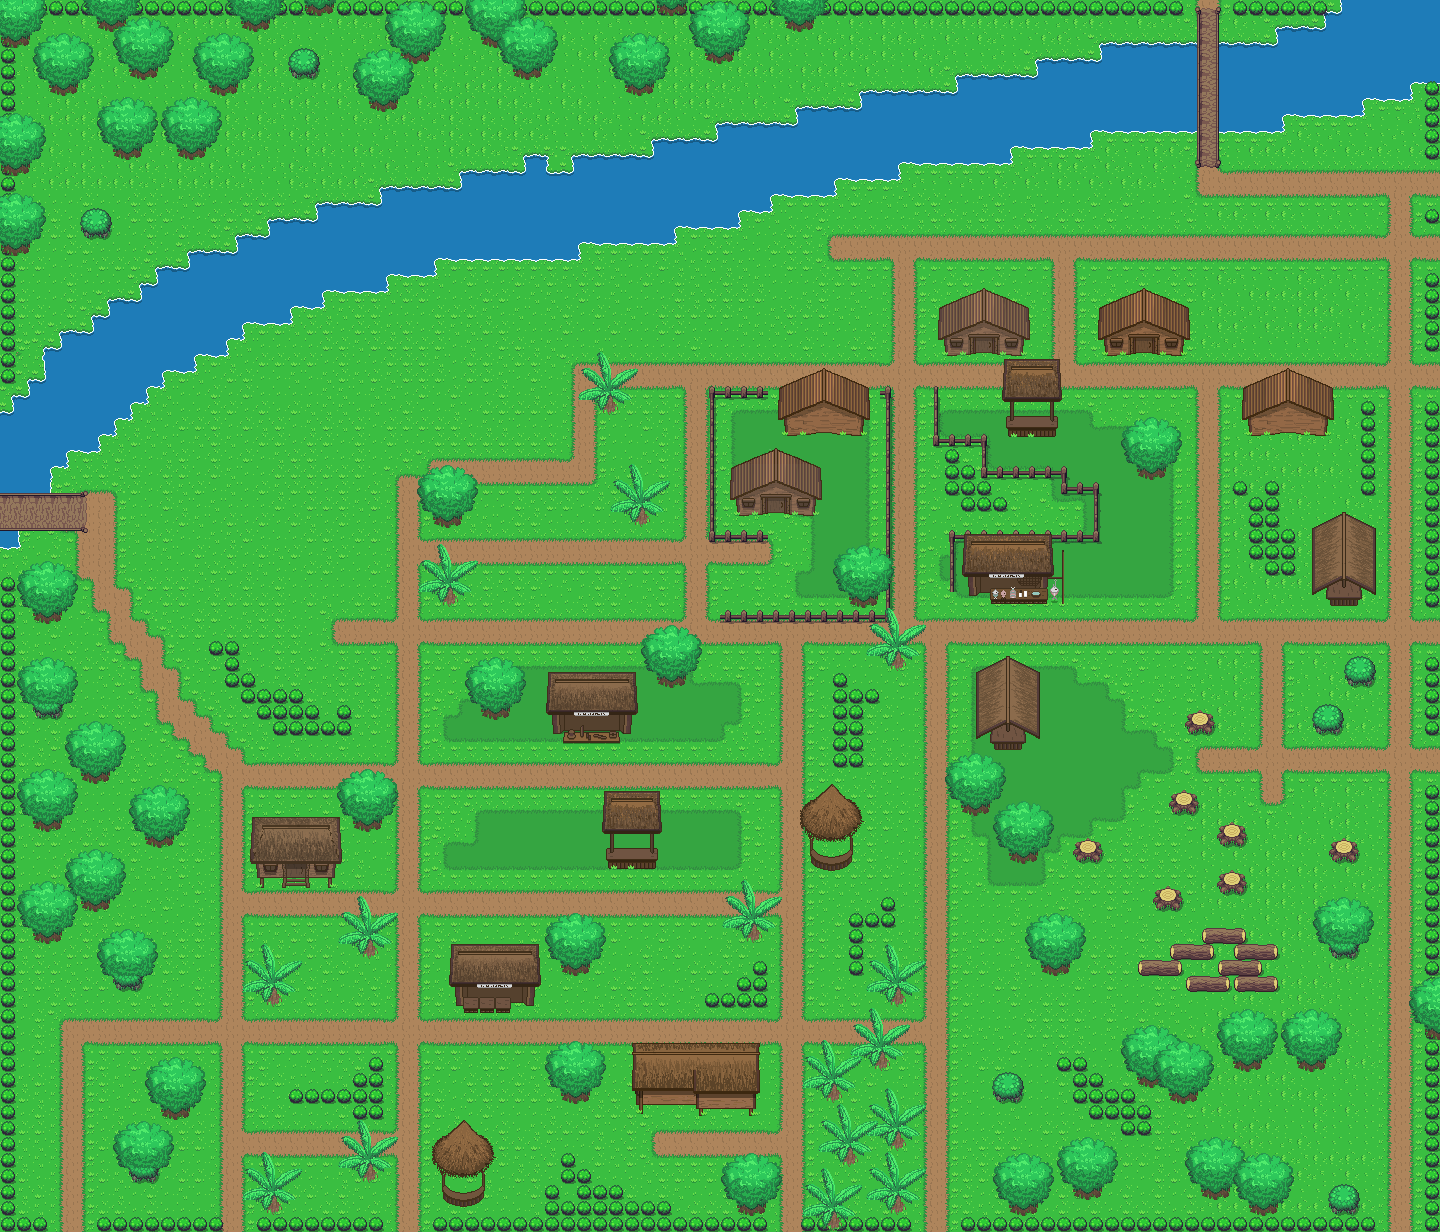

Below is a game level as drawn by its tile map, then a one-line description and the .tmx that defines it (tile-layer data replaced by summaries):
An orthogonal 90x77 tile map with 16x16 px tiles, 7 tile layers (base, bridge, objects, building, ...), 2 tilesets.

<map version="1.0" tiledversion="1.0.2" orientation="orthogonal" renderorder="left-down" width="90" height="77" tilewidth="16" tileheight="16" nextobjectid="1">
 <tileset firstgid="1" source="../../Tileset/Overworld.tsx" />
 <tileset firstgid="1729" source="../../Tileset/Building.tsx" />
 <layer name="base" width="90" height="77">
  <data>[6930 cells, 6930 non-empty, 44 distinct tile ids]</data>
 </layer>
 <layer name="bridge" width="90" height="77">
  <data>[6930 cells, 57 non-empty, 17 distinct tile ids]</data>
 </layer>
 <layer name="objects" width="90" height="77">
  <data>[6930 cells, 508 non-empty, 15 distinct tile ids]</data>
 </layer>
 <layer name="building" width="90" height="77">
  <data>[6930 cells, 356 non-empty, 262 distinct tile ids]</data>
 </layer>
 <layer name="trees" width="90" height="77">
  <data>[6930 cells, 160 non-empty, 7 distinct tile ids]</data>
 </layer>
 <layer name="AbovePlayer" width="90" height="77">
  <properties>
   <property name="unity:sortingLayerName" value="AbovePlayer" />
  </properties>
  <data>[6930 cells, 772 non-empty, 128 distinct tile ids]</data>
 </layer>
 <layer name="Copy of AbovePlayer" width="90" height="77">
  <properties>
   <property name="unity:sortingLayerName" value="AbovePlayer" />
  </properties>
  <data>[6930 cells, 356 non-empty, 26 distinct tile ids]</data>
 </layer>
</map>
